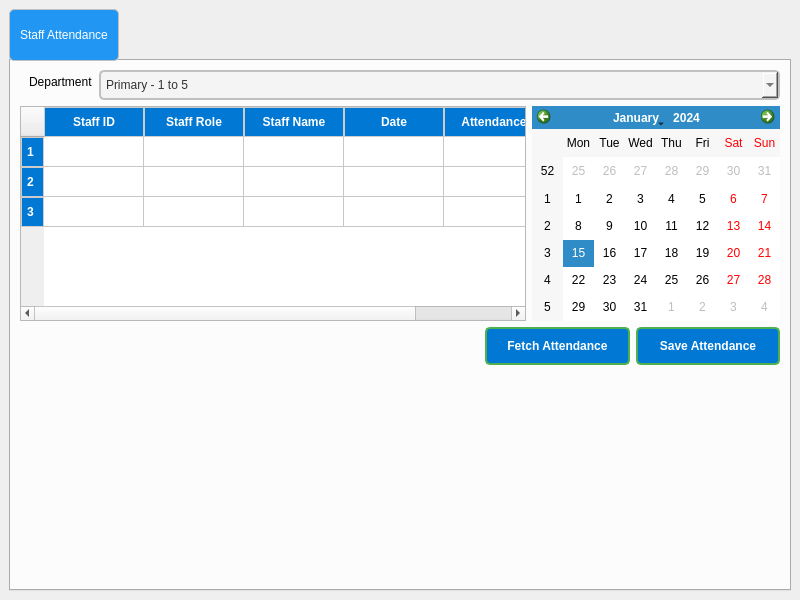
<?xml version="1.0" encoding="UTF-8"?>
<ui version="4.0">
 <class>MainWindow</class>
 <widget class="QMainWindow" name="MainWindow">
  <property name="geometry">
   <rect>
    <x>0</x>
    <y>0</y>
    <width>800</width>
    <height>600</height>
   </rect>
  </property>
  <property name="windowTitle">
   <string>Staff Attendance</string>
  </property>
  <widget class="QWidget" name="centralwidget">
   <layout class="QVBoxLayout" name="verticalLayout_2">
    <item>
     <widget class="QTabWidget" name="tabWidget">
      <property name="styleSheet">
       <string notr="true">/* Styling the Tab Widget */
QTabWidget {
    background-color: #f0f0f0;
    border: 2px solid black;
    border-radius: 10px;
    padding: 5px;
}


/* Styling the Tabs */
QTabBar::tab {
    background-color: #2196F3;  /* Tab background color */
    color: white;
    border: 1px solid #c0c0c0;
    padding: 10px;
    border-radius: 5px;
    min-width: 80px;
    min-height: 30px;

	font: 14pt &quot;Segoe UI&quot;;
}

</string>
      </property>
      <property name="currentIndex">
       <number>0</number>
      </property>
      <widget class="QWidget" name="tab">
       <property name="styleSheet">
        <string notr="true"/>
       </property>
       <attribute name="title">
        <string>Staff Attendance</string>
       </attribute>
       <layout class="QVBoxLayout" name="verticalLayout">
        <item>
         <layout class="QHBoxLayout" name="horizontalLayout_2">
          <property name="topMargin">
           <number>0</number>
          </property>
          <item alignment="Qt::AlignTop">
           <widget class="QFrame" name="formFrame">
            <property name="styleSheet">
             <string notr="true">*{
font: 14pt &quot;Segoe UI&quot;;

}

/* Styling the QLineEdit */
QLineEdit {
    background-color: #f4f4f4;  /* Light grey background */
    color: #333333;  /* Dark text color */
    border: 2px solid #c0c0c0;  /* Border color */
    border-radius: 5px;  /* Rounded corners */
    padding: 5px;
}

/* Focused state (when the QLineEdit is selected) */
QLineEdit:focus {
    border: 2px solid #2196F3;  /* Blue border when focused */
    background-color: #ffffff;  /* White background on focus */
}

/* Disabled state */
QLineEdit:disabled {
    background-color: #e0e0e0;  /* Grey background when disabled */
    color: #888888;  /* Light grey text when disabled */
    border: 2px solid #cccccc;  /* Light grey border */
}

/* Placeholder text style */
QLineEdit::placeholder {
    color: #888888;  /* Light grey color for placeholder text */
    font-style: italic;  /* Italicize the placeholder text */
}

/* Styling the text cursor */
QLineEdit::cursor {
    color: #2196F3;  /* Change cursor color to blue */
}
</string>
            </property>
            <layout class="QFormLayout" name="formLayout">
             <property name="topMargin">
              <number>0</number>
             </property>
             <property name="rightMargin">
              <number>0</number>
             </property>
             <property name="bottomMargin">
              <number>0</number>
             </property>
             <item row="1" column="0">
              <widget class="QLabel" name="label_13">
               <property name="text">
                <string>Department</string>
               </property>
              </widget>
             </item>
             <item row="1" column="1">
              <widget class="QComboBox" name="staff_dept_box">
               <property name="styleSheet">
                <string notr="true">/* Styling the QComboBox */
QComboBox {
    background-color: #f4f4f4;  /* Light grey background */
    color: #333333;  /* Dark text color */
    border: 2px solid #c0c0c0;  /* Border color */
    border-radius: 5px;  /* Rounded corners */
    padding: 5px;
    font: 14pt &quot;Segoe UI&quot;;

    min-width: 150px;  /* Minimum width of the combo box */
}

/* Styling the combo box when focused */
QComboBox:focus {
    border: 2px solid #2196F3;  /* Blue border when focused */
    background-color: #ffffff;  /* White background on focus */
}

/* Disabled state for the combo box */
QComboBox:disabled {
    background-color: #e0e0e0;  /* Grey background when disabled */
    color: #888888;  /* Light grey text when disabled */
    border: 2px solid #cccccc;  /* Light grey border */
}

/* Arrow button of the combo box */


/* Styling the dropdown list */
QComboBox QAbstractItemView {
    background-color: #ffffff;  /* White background for the dropdown list */
    color: #333333;  /* Dark text color */
    border: 1px solid #c0c0c0;  /* Border around the dropdown list */
    border-radius: 5px;
    padding: 5px;
    min-width: 150px;
}

/* Hover effect on the dropdown list items */
QComboBox QAbstractItemView::item:hover {
    background-color: #2196F3;  /* Blue background on hover */
    color: #ffffff;  /* White text on hover */
}

/* Selected item in the dropdown list */
QComboBox QAbstractItemView::item:selected {
    background-color: #64B5F6;  /* Light blue background when selected */
    color: #ffffff;  /* White text when selected */
}
</string>
               </property>
               <item>
                <property name="text">
                 <string>Primary - 1 to 5</string>
                </property>
               </item>
               <item>
                <property name="text">
                 <string>Middle High - 6 to 8</string>
                </property>
               </item>
               <item>
                <property name="text">
                 <string>Secondary - 9 to 10</string>
                </property>
               </item>
               <item>
                <property name="text">
                 <string>Science</string>
                </property>
               </item>
               <item>
                <property name="text">
                 <string>Commerce</string>
                </property>
               </item>
               <item>
                <property name="text">
                 <string>Humanities</string>
                </property>
               </item>
               <item>
                <property name="text">
                 <string>Utilities</string>
                </property>
               </item>
               <item>
                <property name="text">
                 <string>Lab Assistant</string>
                </property>
               </item>
               <item>
                <property name="text">
                 <string>Finance</string>
                </property>
               </item>
               <item>
                <property name="text">
                 <string>Office</string>
                </property>
               </item>
              </widget>
             </item>
            </layout>
           </widget>
          </item>
         </layout>
        </item>
        <item>
         <layout class="QHBoxLayout" name="horizontalLayout_4">
          <property name="topMargin">
           <number>0</number>
          </property>
          <item>
           <widget class="QTableWidget" name="staff_attend_table">
            <property name="font">
             <font>
              <pointsize>14</pointsize>
              <bold>false</bold>
             </font>
            </property>
            <property name="styleSheet">
             <string notr="true">QHeaderView::section {
background-color: rgb(0, 120, 212);
     /* Green background for headers */
    color: white;             /* White text color */
    font-weight: bold;        /* Bold font for header text */
    text-align: center;       /* Center-align text */
	
	font: 700 14pt &quot;Segoe UI&quot;;
    border: 1px solid #ccc;   /* Light gray border around header sections */
    padding: 5px;             /* Padding inside header cells */
}
</string>
            </property>
            <row/>
            <row/>
            <row/>
            <column>
             <property name="text">
              <string>Staff ID</string>
             </property>
            </column>
            <column>
             <property name="text">
              <string>Staff Role</string>
             </property>
            </column>
            <column>
             <property name="text">
              <string>Staff Name</string>
             </property>
            </column>
            <column>
             <property name="text">
              <string>Date</string>
             </property>
            </column>
            <column>
             <property name="text">
              <string>Attendance</string>
             </property>
            </column>
           </widget>
          </item>
          <item alignment="Qt::AlignRight">
           <widget class="QCalendarWidget" name="staff_calender_box"/>
          </item>
         </layout>
        </item>
        <item>
         <layout class="QHBoxLayout" name="horizontalLayout_3">
          <property name="topMargin">
           <number>0</number>
          </property>
          <item>
           <spacer name="horizontalSpacer">
            <property name="orientation">
             <enum>Qt::Horizontal</enum>
            </property>
            <property name="sizeHint" stdset="0">
             <size>
              <width>40</width>
              <height>20</height>
             </size>
            </property>
           </spacer>
          </item>
          <item>
           <widget class="QPushButton" name="fetch_btn">
            <property name="styleSheet">
             <string notr="true">/* Styling the QPushButton */
QPushButton {
	  /* Green background */
	background-color: rgb(0, 120, 212);
    color: white;  /* White text color */
    border: 2px solid #4CAF50;  /* Border color matches background */
    border-radius: 5px;  /* Rounded corners */
    padding: 10px 20px;  /* Vertical and horizontal padding */
    
    font: 14pt &quot;Segoe UI&quot;; /* Font size */
    min-width: 100px;  /* Minimum width for the button */
}

/* Hover effect when the mouse is over the button */
QPushButton:hover {
    background-color: #45a049;  /* Darker green background */
    border-color: #45a049;  /* Darker green border */
}

/* Pressed effect when the button is clicked */
QPushButton:pressed {
    background-color: #388e3c;  /* Even darker green */
    border-color: #388e3c;  /* Dark border */
    padding-top: 12px;  /* Slightly reduces padding to simulate a &quot;pressed&quot; effect */
    padding-left: 18px;  /* Shift the button to the left slightly */
}

/* Focused state (when the button is focused) */
QPushButton:focus {
    border: 2px solid #2196F3;  /* Blue border when focused */
    outline: none;  /* Removes the default outline */
}

/* Disabled state for the QPushButton */
QPushButton:disabled {
    background-color: #e0e0e0;  /* Light grey background */
    color: #888888;  /* Light grey text */
    border: 2px solid #cccccc;  /* Light grey border */
}

/* Styling the text of the QPushButton */
QPushButton {
    font-weight: bold;  /* Make the text bold */
}

/* Styling the QPushButton icon (if it has one) */
QPushButton::icon {
    padding-right: 10px;  /* Space between the icon and the text */
}

/* Border effect when the button is in a focus or pressed state */
QPushButton:focus, QPushButton:pressed {
    border-style: inset;
}
</string>
            </property>
            <property name="text">
             <string>Fetch Attendance</string>
            </property>
           </widget>
          </item>
          <item>
           <widget class="QPushButton" name="save_btn">
            <property name="styleSheet">
             <string notr="true">/* Styling the QPushButton */
QPushButton {
background-color: rgb(0, 120, 212);
      /* Green background */
    color: white;  /* White text color */
    border: 2px solid #4CAF50;  /* Border color matches background */
    border-radius: 5px;  /* Rounded corners */
    padding: 10px 20px;  /* Vertical and horizontal padding */
    
    font: 14pt &quot;Segoe UI&quot;; /* Font size */
    min-width: 100px;  /* Minimum width for the button */
}

/* Hover effect when the mouse is over the button */
QPushButton:hover {
    background-color: #45a049;  /* Darker green background */
    border-color: #45a049;  /* Darker green border */
}

/* Pressed effect when the button is clicked */
QPushButton:pressed {
    background-color: #388e3c;  /* Even darker green */
    border-color: #388e3c;  /* Dark border */
    padding-top: 12px;  /* Slightly reduces padding to simulate a &quot;pressed&quot; effect */
    padding-left: 18px;  /* Shift the button to the left slightly */
}

/* Focused state (when the button is focused) */
QPushButton:focus {
    border: 2px solid #2196F3;  /* Blue border when focused */
    outline: none;  /* Removes the default outline */
}

/* Disabled state for the QPushButton */
QPushButton:disabled {
    background-color: #e0e0e0;  /* Light grey background */
    color: #888888;  /* Light grey text */
    border: 2px solid #cccccc;  /* Light grey border */
}

/* Styling the text of the QPushButton */
QPushButton {
    font-weight: bold;  /* Make the text bold */
}

/* Styling the QPushButton icon (if it has one) */
QPushButton::icon {
    padding-right: 10px;  /* Space between the icon and the text */
}

/* Border effect when the button is in a focus or pressed state */
QPushButton:focus, QPushButton:pressed {
    border-style: inset;
}
</string>
            </property>
            <property name="text">
             <string>Save Attendance</string>
            </property>
           </widget>
          </item>
         </layout>
        </item>
        <item>
         <spacer name="verticalSpacer">
          <property name="orientation">
           <enum>Qt::Vertical</enum>
          </property>
          <property name="sizeHint" stdset="0">
           <size>
            <width>20</width>
            <height>40</height>
           </size>
          </property>
         </spacer>
        </item>
       </layout>
      </widget>
     </widget>
    </item>
   </layout>
  </widget>
 </widget>
 <resources/>
 <connections/>
</ui>
